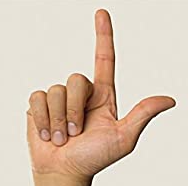
#> input picture Modelling/2. Model Operations/Images/3.png, 188 x 186 px, found by its file name
$ jupyter execute --allow-errors '1. Image Preprocessing and Model Manual Testing.ipynb'   (shell and % lines are left out)   (older library calls are emulated)
#> lines starting #> are read from the running program, lines starting #| are printed output that depends on the picture; after the words box and inside, x2 and y2 are one past the last pixel; in counts of white or black regions, pixels touching at a corner belong together
[cell 1]
import cv2
import numpy as np
from tensorflow.keras.models import load_model
from keras.preprocessing import image
from PIL import Image

[cell 2]
def image_preprocessor(image_path):
    # load the image, convert it to grayscale, and blur it slightly
#> called with image_path = '3.png'
    image = cv2.imread(image_path)
#> image is the input picture: shape (186, 188, 3); mean B, G, R 178.4, 196.8, 217
    image = cv2.flip(image, 1)
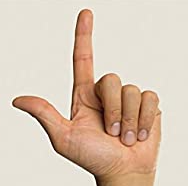
#> image: shape (186, 188, 3); mean B, G, R 178.4, 196.8, 217
    gray = cv2.cvtColor(image, cv2.COLOR_BGR2HSV)
#> gray: shape (186, 188, 3); mean H, S, V 18.6, 51.7, 217
    gray = cv2.GaussianBlur(gray, (5, 5), 0)
#> gray: shape (186, 188, 3); mean H, S, V 18.6, 51.7, 217
    # threshold the image, then perform a series of erosions +
    # dilations to remove any small regions of noise
    thresh = cv2.threshold(gray, 45, 255, cv2.THRESH_BINARY)[1]
#> thresh: shape (186, 188, 3); mean H, S, V 0.2, 86.9, 255
    thresh = cv2.erode(thresh, None, iterations=2)
#> thresh: shape (186, 188, 3); mean H, S, V 0, 77.1, 254.6
    thresh = cv2.dilate(thresh, None, iterations=2)
#> thresh: shape (186, 188, 3); mean H, S, V 0, 86.9, 255

    gray = cv2.cvtColor(thresh, cv2.COLOR_BGR2GRAY)
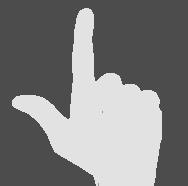
#> gray: shape (186, 188); min 76, max 226, mean 127.1
    thresh = 127
    im_bw = cv2.threshold(gray, thresh, 255, cv2.THRESH_BINARY)[1]
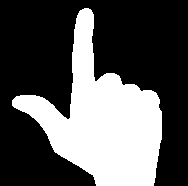
#> im_bw: shape (186, 188); 34.1% white; 1 white region, box (x1, y1, x2, y2) and area: (12, 8, 162, 186) 11911
    cv2.imwrite('mod_' +image_path, im_bw)

#> (a cell that did not finish here is left out)

[cell 4]
def predictor(mod_image_path):
    test_image = image.load_img(mod_image_path, target_size=(64, 64))
    test_image = image.img_to_array(test_image)
    test_image = np.expand_dims(test_image, axis = 0)
    #print(test_image.shape)
    result = classifier.predict(test_image)
    result = result[0]
    value = 'null'
    for i in range(len(result)):
        if result[i] == 1:
            value = i
            break
    print(alphabets[i])

[cell 5]
image_preprocessor('3.png')
predictor('mod_3.png')
#> (the call stopped at in predictor, `test_image = image.load_img(mod_image_path, target_size=(64, 64))`: keras is not available in this run)

[cell 6]
# import the necessary packages
import imutils
import cv2
# load the image, convert it to grayscale, and blur it slightly
image = cv2.imread("2.png")
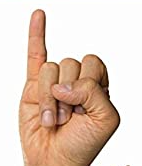
#> input picture Modelling/2. Model Operations/Images/2.png, 142 x 166 px, found by its file name
#> image is the input picture: shape (166, 142, 3); mean B, G, R 188.2, 203.1, 225.9
image = cv2.flip(image, 1)
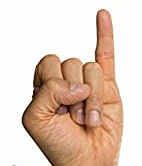
#> image: shape (166, 142, 3); mean B, G, R 188.2, 203.1, 225.9
gray = cv2.cvtColor(image, cv2.COLOR_BGR2HSV)
#> gray: shape (166, 142, 3); mean H, S, V 16.5, 53.1, 226.1
gray = cv2.GaussianBlur(gray, (5, 5), 0)
#> gray: shape (166, 142, 3); mean H, S, V 16.4, 53.1, 226.1
# threshold the image, then perform a series of erosions +
# dilations to remove any small regions of noise
thresh = cv2.threshold(gray, 45, 255, cv2.THRESH_BINARY)[1]
#> thresh: shape (166, 142, 3); mean H, S, V 26.6, 110.7, 255
thresh = cv2.erode(thresh, None, iterations=2)
#> thresh: shape (166, 142, 3); mean H, S, V 4.7, 100.4, 254.6
thresh = cv2.dilate(thresh, None, iterations=2)
#> thresh: shape (166, 142, 3); mean H, S, V 18.6, 110.6, 255

gray = cv2.cvtColor(thresh, cv2.COLOR_BGR2GRAY)
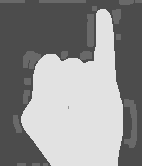
#> gray: shape (166, 142); min 76, max 226, mean 143.2
thresh = 127
im_bw = cv2.threshold(gray, thresh, 255, cv2.THRESH_BINARY)[1]
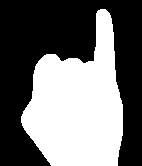
#> im_bw: shape (166, 142); 43.4% white; 1 white region, box (x1, y1, x2, y2) and area: (21, 9, 123, 166) 10226
cv2.imwrite('mod_2.png', im_bw)
#> Out = True
